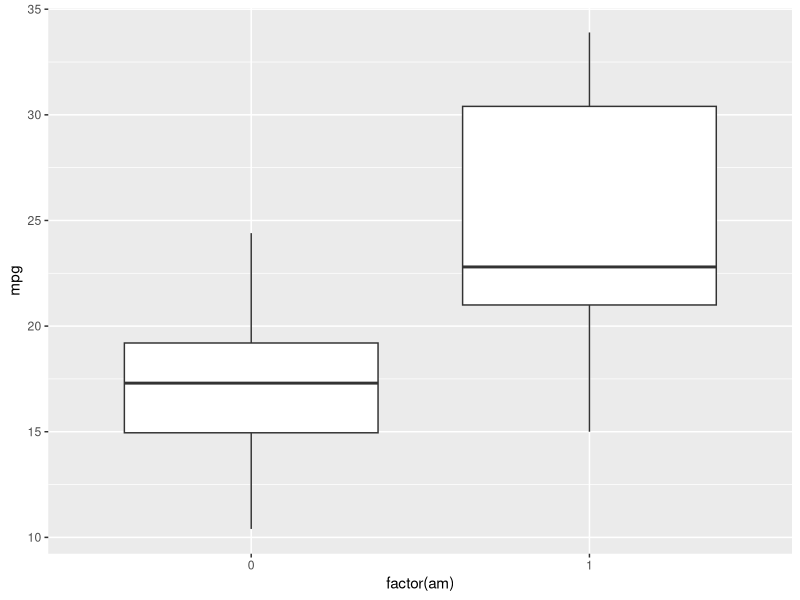
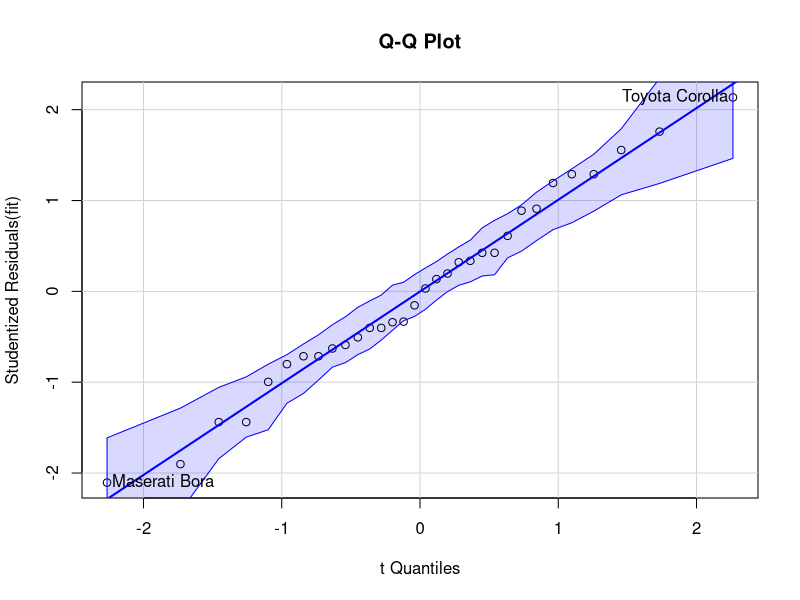
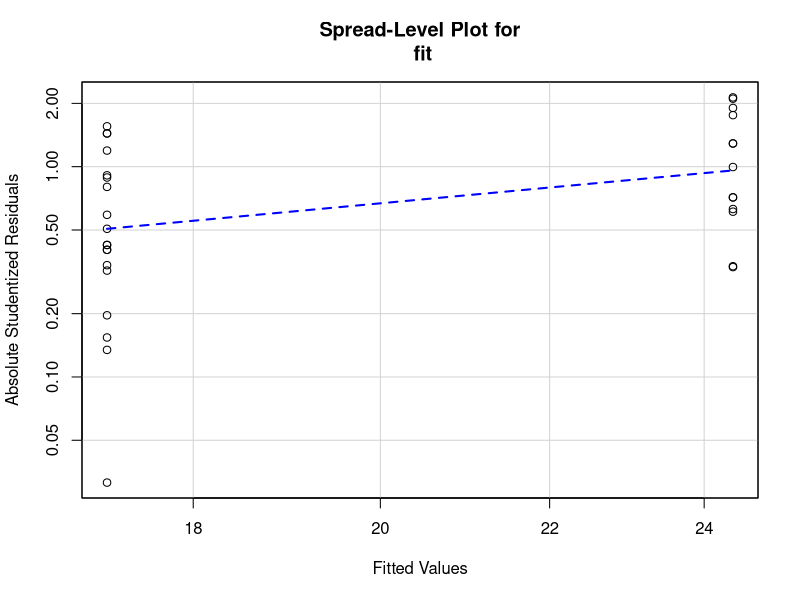

Here is the R script that generated these plots, in order:
## ---- chunk 1
library(ggplot2)
library("xtable")
library("car")
## ---- chunk 2
data(mtcars)
## ---- chunk 3
# my functions
printlm <- function(model){
  tempsum <- summary(model)
  cat("Residual standard error:", format(signif(tempsum$sigma, 
                                                4)), "on", tempsum$df[2L], "degrees of freedom")
  cat("\n")
  cat("Multiple R-squared:  ", round(tempsum$r.squared, digits=4),	"Adjusted R-squared:  ",
      round(tempsum$adj.r.squared, digits=4))
  cat("\n")
  cat("F-statistic: ", round(tempsum$fstatistic[1],2), "on", round(tempsum$fstatistic[2],0), 
      "and", round(tempsum$fstatistic[3],0), "DF,  p-value:",
      format.pval(pf(tempsum$fstatistic[1L],tempsum$fstatistic[2L], 
                     tempsum$fstatistic[3L], lower.tail = FALSE)))
}
# пользовательские функции для график попарных корреляций
    panel.density <- function(x, ...) {
        n.groups <-  1
        adjust <-  1
        groups = NULL
        if (n.groups > 1) {
            levs <- levels(groups)
            for (i in 1:n.groups) {
                xx <- x[levs[i] == groups]
                dens.x <- try(density(xx, adjust = adjust, na.rm = TRUE), 
                  silent = TRUE)
                if (!inherits(dens.x, "try-error")) {
                  lines(dens.x$x, min(x, na.rm = TRUE) + dens.x$y * 
                    diff(range(x, na.rm = TRUE))/diff(range(dens.x$y, 
                    na.rm = TRUE)), col = col[i])
                }
                else warning("cannot estimate density for group ", 
                  levs[i], "\n", dens.x, "\n")
                rug(xx, col = col[i])
            }
        }
        else {
            dens.x <- density(x, adjust = adjust, na.rm = TRUE)
            lines(dens.x$x, min(x, na.rm = TRUE) + dens.x$y * 
                diff(range(x, na.rm = TRUE))/diff(range(dens.x$y, 
                na.rm = TRUE)))
            rug(x)
        }
#         if (do.legend) 
#             legendPlot(position = if (is.null(legend.pos)) 
#                 "topright"
#             else legend.pos)
#         do.legend <<- FALSE
    }
panel.cor <- function(x, y, digits=2, prefix="", cex.cor, ...)
{
    usr <- par("usr"); on.exit(par(usr))
    par(usr = c(0, 1, 0, 1))
    r <- cor(x[!is.na(x*y)], y[!is.na(x*y)])
    txt <- format(c(r, 0.123456789), digits=digits)[1]
    txt <- paste(prefix, txt, sep="")
    if(missing(cex.cor)) cex.cor <- 0.8/strwidth(txt)
    text(0.5, 0.5, txt, cex = cex.cor * max(abs(r), 0.25))
}

panel.smooth2 <- function(x, y){
panel.smooth(x, y,iter = 1)
}
## ---- chunk 4
head(mtcars[,c("am","mpg")])
## ---- chunk 5
table(mtcars$am)
## ---- chunk 6
summary(mtcars$mpg)
## ---- chunk 7
t.test(x=mtcars[mtcars$am==1,"mpg"], y=mtcars[mtcars$am==0,"mpg"], var.equal = F)
## ---- chunk 8
ggplot(data=mtcars, aes(x=factor(am), y=mpg))+geom_boxplot()
## ---- chunk 9
fit <- lm(data = mtcars, mpg ~ factor(am))
## ---- chunk 10
printlm(fit)
## ---- chunk 11
xt <- xtable(summary(fit))
print(xt, type="html")
## ---- chunk 12
qqPlot(fit, labels=row.names(mtcars), id.method="identify",
       simulate=TRUE, main="Q-Q Plot")
## ---- chunk 13
shapiro.test(fit$residuals)
## ---- chunk 14
spreadLevelPlot(fit)
## ---- chunk 15
cor(fit$residuals, mtcars$mpg)
